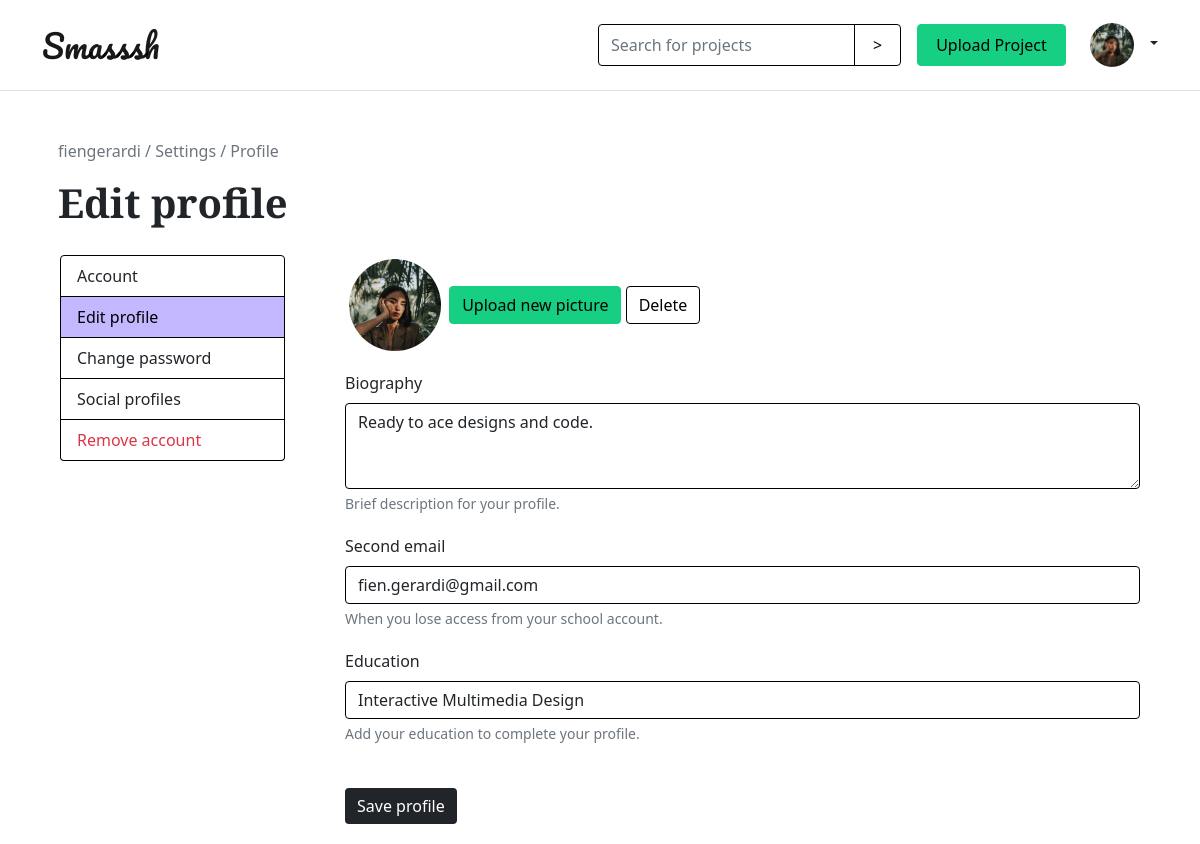
/edit-profile.php (signed in), run on the app's committed database.
### tables this page shows
CREATE TABLE IF NOT EXISTS `users` (
  `id` int(11) unsigned NOT NULL AUTO_INCREMENT,
  `email` varchar(300) DEFAULT NULL,
  `username` varchar(300) DEFAULT NULL,
  `password` varchar(300) DEFAULT NULL,
  `is_admin` tinyint(1) DEFAULT NULL,
  `profile_pic` varchar(300) DEFAULT 'default.png',
  `bio` varchar(300) DEFAULT 'New member of the smash community',
  `education` varchar(300) DEFAULT NULL,
  `second_email` varchar(300) DEFAULT NULL,
  `social_linkedin` varchar(300) DEFAULT NULL,
  `social_github` varchar(300) DEFAULT NULL,
  `social_instagram` varchar(300) DEFAULT NULL,
  PRIMARY KEY (`id`)
);

### classes/User.php (called while the page is built, shortened)
<?php
    class User
    {
        public static function getUserDataFromId($id)
        {
            $conn = Db::getInstance();
            $statement = $conn->prepare("SELECT * FROM users WHERE id = :id");
            $statement->bindValue(':id', $id);
            $statement->execute();
            $result = $statement->fetch(PDO::FETCH_ASSOC);
            return $result;
        }
    }

### edit-profile.php (the view, shortened to what this page needs)
?><!DOCTYPE html>
<html lang="en">
<head>
    <?php include_once('style.php'); ?>
</head>
<body>
    <?php include_once('header.php'); ?>
    <div class="container">
        <p class="ps-3 pt-5 text-muted"><?php echo htmlspecialchars($userDataFromId['username']); ?> / Settings / Profile</p>
        <h1 class="ps-3">Edit profile</h1>
        <div class="row">
            <div class="col-3">
            <div class="list-group" id="list-tab" role="tablist">
            <a class="list-group-item list-group-item-action" href="account-info.php">Account</a>
                    <a class="list-group-item list-group-item-action active" href="edit-profile.php">Edit profile</a>
                    <a class="list-group-item list-group-item-action" href="change-password.php">Change password</a>
                    <a class="list-group-item list-group-item-action" href="social-accounts.php">Social profiles</a>
                    <a class="list-group-item list-group-item-action text-danger" href="deleteAccount.php">Remove account</a>
                </div>
            </div>
            <div class="col-9">
            <div class="tab-pane fade active show" >
                        <div class="profile-picture pb-3">
                            <img src="profile_pictures/<?php echo htmlspecialchars($userDataFromId['profile_pic']); ?>" class="img-thumbnail rounded-circle" alt="profile picture">
                            <a href="#" class="btn btn-primary" id="upload-new-picture">Upload new picture</a>
                            <a href="#" class="btn btn-outline-primary">Delete</a>
                        </div>
                        <div class="profile-info">
                            <form action="" method="post">
                                <fieldset>
                                    <label for="biography" class="form-label">Biography</label>
                                    <textarea name="biography" class="form-control" id="biography" cols="50" rows="3"><?php echo htmlspecialchars($userDataFromId['bio']); ?></textarea>
                                    <div class="form-text">Brief description for your profile.</div>
                                </fieldset>
                                <fieldset>
                                    <label for="education" class="form-label">Second email</label>
                                    <input type="text" class="form-control" name="secondEmail" id="secondEmail" value="<?php echo htmlspecialchars($userDataFromId['second_email']);?>">
                                    <div class="form-text">When you lose access from your school account.</div>
                                </fieldset>
                                <fieldset>
                                    <label for="education" class="form-label">Education</label>
                                    <input type="text" class="form-control" name="education" id="education" value="<?php echo htmlspecialchars($userDataFromId['education']);?>">
                                    <div class="form-text">Add your education to complete your profile.</div>
                                </fieldset>
                                <input type="submit" class="btn btn-dark mt-4" name="updateProfile" value="Save profile">
                            </form>
                        </div>
            </div>
            </div>
        </div>
    </div>
</body>
</html>

### header.php (shortened to what this page needs)
<?php
    if (isset($_SESSION['email'])) {
        $sessionId = $_SESSION['id'];
        $userDataFromId = User::getUserDataFromId($sessionId);
    }
?><nav class="navbar navbar-light border-bottom">
    <div class="container">
        <a href="index.php" class="navbar-brand">Smasssh</a>
        <div class="d-flex align-items-center">
            <?php if (!isset($_SESSION['email'])): ?>
            <form class="d-flex">
                <a href="login.php" class="btn btn-outline-primary me-2">Login</a>
                <a href="register.php" class="btn btn-primary">Signup</a>
            </form>
            <?php else: ?>
            <form class="" action="" method="post">
                <div class="input-group">
                    <input type="text" class="form-control" name="search" placeholder="Search for projects" aria-label="Search for projects" aria-describedby="button-addon2">
                    <input class="btn btn-outline-primary btn-icon-search" type="submit" name="submit-search" id="button-addon2" value=">">
                </div>
            </form>
            <a href="uploadProject.php" class="btn btn-primary m-3">Upload Project</a>
            <div class="flex-shrink-0 dropdown d-flex">
                <a href="#" class="d-block link-dark text-decoration-none dropdown-toggle" id="dropdownUser2" data-bs-toggle="dropdown" aria-expanded="false">
                    <img src="profile_pictures/<?php echo $userDataFromId['profile_pic']; ?>" class="p-2 rounded-circle img-thumbnail" >
                </a>
            </div>
            <?php endif; ?>
        </div>
    </div>
</nav>

### styles/custom.css (style rules this page uses)
body { box-sizing: border-box; }
.img-thumbnail { width: 100px; height: 100px; object-fit: cover; border: none; background-color: transparent; }
nav .img-thumbnail { max-width: 60px; max-height: 60px; }
.row>* { padding: 20px 30px; }
.list-group-item { border: 1px solid black; }
.list-group-item.active { color: black; background-color: #C3B7FF; border: 1px solid black; }
fieldset { margin: 0 0 20px 0; }
.form-control, .input-group-text { border-color: black; }

### styles/button.css (style rules this page uses)
nav .btn { padding: 8px 18px; }
.btn-primary { color: black; background-color: #16CF83; border: 1px solid #16CF83; }
.btn-outline-primary { color: black; border: 1px solid black; }
.btn-dark { border: none; }
.link-dark { font-weight: 500; text-decoration: none; }
a { text-decoration: none; color: black; }

### data on the page
users: profile_pic (picture), username "fiengerardi", biography "Ready to ace designs and code.", secondEmail "fien.gerardi@gmail.com", education "Interactive Multimedia Design"
